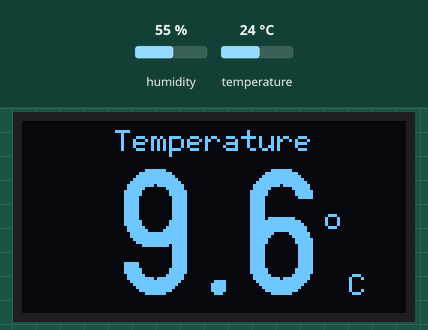
Simulated run of this sketch. Board: ESP32. Parts: 128×64 one-colour display. Inputs (shaded band) come from the test bench; at power-on: humidity 55 %, temperature 24 °C.

Above: at 4.8 s.
4.9 s: humidity set to 22 %
At 6.6 s:
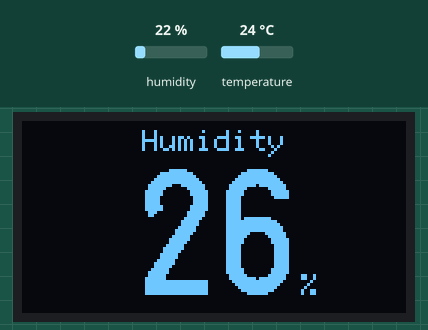
11.3 s: temperature set to 12 °C
At 12.5 s:
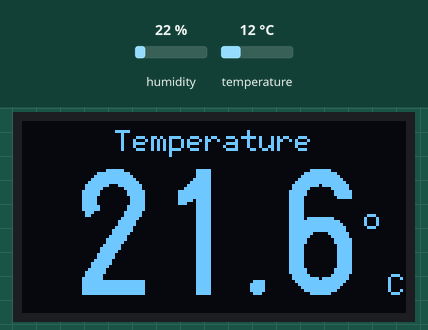
15.7 s: humidity set to 40 %
At 19.6 s:
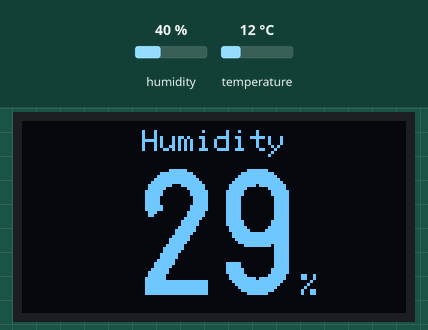
21.8 s: temperature set to 19 °C
At 22.8 s:
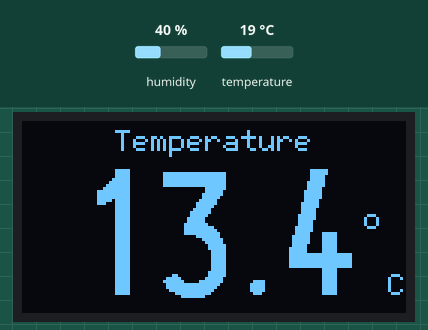
Timing chart, 0 to 24.8 s (numbered marks = the images above; inputs shaded):
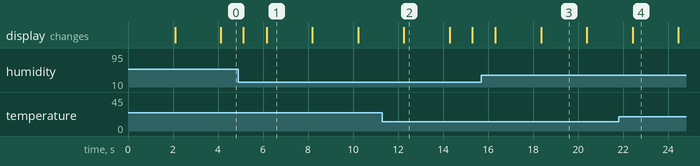

The sketch:

esp32-weather-station.ino
```cpp
#include <Wire.h>
#include <U8g2lib.h>
#include <DHT.h>

// ===== CONFIGURAZIONE =====
#define OLED_ADDR 0x3C
#define I2C_SDA   21
#define I2C_SCL   22

#define DHTPIN    4
#define DHTTYPE   DHT11

U8G2_SH1106_128X64_NONAME_F_HW_I2C u8g2(U8G2_R0, /*reset=*/ U8X8_PIN_NONE);
DHT dht(DHTPIN, DHTTYPE);

// --- smoothing su 5 campioni ---
const int N = 5;
float bufT[N] = {NAN}, bufH[N] = {NAN};
int idx = 0;

float avg(float *b) {
  float s = 0; int c = 0;
  for (int i=0; i<N; i++) if(!isnan(b[i])) { s += b[i]; c++; }
  return (c>0)? s/c : NAN;
}

// --- Disegna una schermata completa ---
void drawBigValue(float val, const char* unit, bool drawDegree, const char* title) {
  u8g2.clearBuffer();

  // Titolo in alto
  u8g2.setFont(u8g2_font_6x12_tf);
  int wTitle = u8g2.getStrWidth(title);
  u8g2.drawStr((128 - wTitle) / 2, 10, title);  // centrato orizzontalmente

  // Valore grande
  char strVal[10];
  if (strcmp(unit, "%") == 0)
    snprintf(strVal, sizeof(strVal), "%.0f", val);
  else
    snprintf(strVal, sizeof(strVal), "%.1f", val);

  u8g2.setFont(u8g2_font_logisoso42_tf);
  int wNum = u8g2.getStrWidth(strVal);
  int xNum = (128 - wNum) / 2;
  int yBase = 58;
  u8g2.drawStr(xNum, yBase, strVal);

  // Disegna unità (°C o %)
  u8g2.setFont(u8g2_font_6x12_tf);
  int xUnit = xNum + wNum + 4;
  if (drawDegree) {
    u8g2.drawStr(xUnit, yBase - 22, "o");
    xUnit += 8;
  }
  u8g2.drawStr(xUnit, yBase, unit);

  u8g2.sendBuffer();
}

// --- LOOP PRINCIPALE ---
unsigned long lastRead = 0;
unsigned long lastSwitch = 0;
bool showTemp = true;

void setup() {
  Serial.begin(115200);
  Wire.begin(I2C_SDA, I2C_SCL);
  u8g2.setI2CAddress(OLED_ADDR << 1);
  u8g2.begin();
  dht.begin();
}

void loop() {
  unsigned long now = millis();

  // Lettura sensore ogni 2 s
  if (now - lastRead >= 2000) {
    lastRead = now;
    float h = dht.readHumidity();
    float t = dht.readTemperature();

    if (!isnan(h) && !isnan(t)) {
      bufT[idx] = t;
      bufH[idx] = h;
      idx = (idx + 1) % N;
    } else {
      Serial.println("Errore DHT");
    }
  }

  // Cambio schermata ogni 3 secondi
  if (now - lastSwitch >= 5000) {
    lastSwitch = now;
    showTemp = !showTemp;
  }

  // Mostra schermata corrente
  if (showTemp)
    drawBigValue(avg(bufT), "C", true, "Temperature");
  else
    drawBigValue(avg(bufH), "%", false, "Humidity");

  delay(100);
}
```

Measured:
- after the input at 11.3 s, the display: changes after 0.96 s (image 2)
- after the input at 15.7 s, the display: first changes after 0.63 s (image 3 shows a later state)
- after the input at 21.8 s, the display: changes after 0.63 s (image 4)
- what the display in image 1 shows lasts 2.0 s, from 6.2 s to 8.2 s
